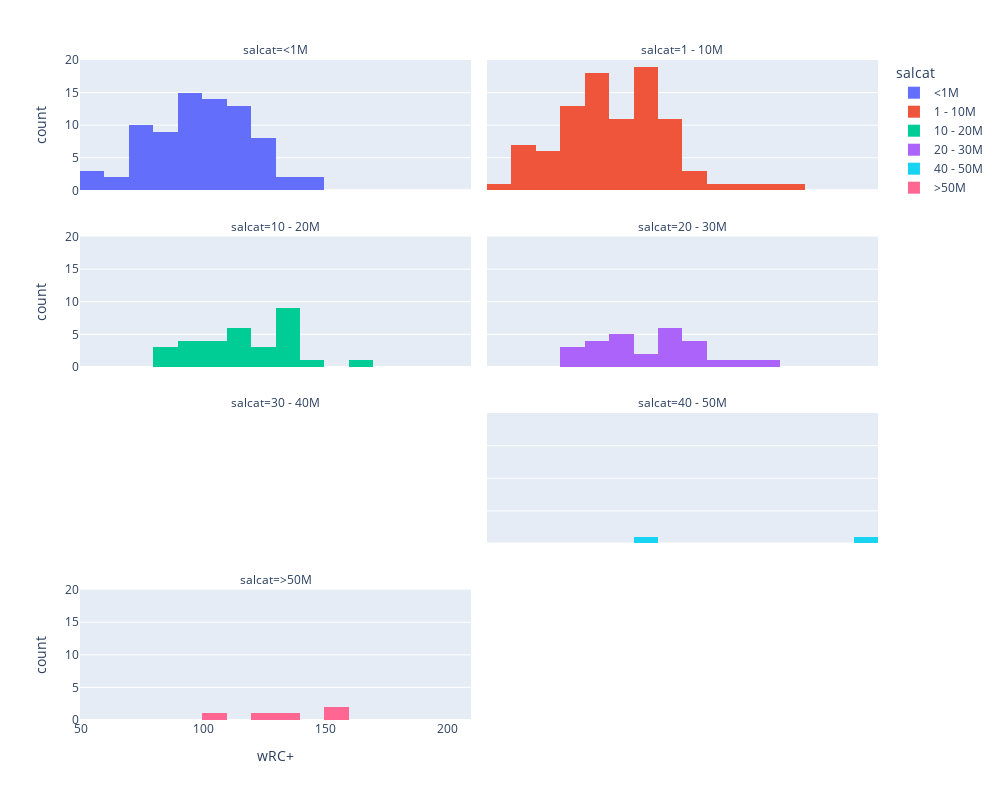

Notebook code cell kept with this figure:
### Code cell
desired_order = ['<1M', '1 - 10M', '10 - 20M', '20 - 30M', '30 - 40M', '40 - 50M', '>50M']
fig = px.histogram(df,
                   x = 'wRC+',
                   color = 'salcat',
                   category_orders={'salcat': desired_order},
                   barmode = 'relative',
                   facet_col = 'salcat',
                   facet_col_wrap = 2)

fig.update_layout(width = 1000,
                  height = 800)

fig.show()

### Figure 1 — Plotly figure (JSON) as saved in the notebook; plotly's stock layout.template omitted (floating-point values rounded to 4 significant figures)
{"data": [{"bingroup": "x", "hovertemplate": "salcat=<1M<br>wRC+=%{x}<br>count=%{y}<extra></extra>", "legendgroup": "<1M", "marker": {"color": "#636efa", "pattern": {"shape": ""}}, "name": "<1M", "orientation": "v", "showlegend": true, "type": "histogram", "x": [106, 127, 116, 104, 121, 129, 118, 96, 109, 113, 125, 95, 114, 90, 96, 118, 77, 112, 101, 97, 102, 92, 92, 109, 124, 111, 100, 113, 133, 81, 121, 85, 114, 91, 107, 81, 109, 97, 110, 75, 149, 137, 122, 103, 79, 103, 146, 79, 53, 85, 119, 79, 82, 85, 72, 66, 114, 95, 77, 107, 89, 86, 97, 101, 98, 77, 86, 123, 54, 90, 72, 101, 92, 53, 113, 77, 66, 90], "xaxis": "x7", "yaxis": "y7"}, {"bingroup": "x", "hovertemplate": "salcat=1 - 10M<br>wRC+=%{x}<br>count=%{y}<extra></extra>", "legendgroup": "1 - 10M", "marker": {"color": "#EF553B", "pattern": {"shape": ""}}, "name": "1 - 10M", "orientation": "v", "showlegend": true, "type": "histogram", "x": [172, 138, 120, 161, 122, 109, 111, 99, 87, 117, 113, 124, 121, 120, 139, 83, 96, 128, 83, 86, 140, 111, 98, 91, 129, 118, 65, 89, 100, 106, 116, 114, 95, 83, 127, 86, 73, 65, 91, 107, 132, 117, 119, 116, 67, 105, 102, 94, 93, 92, 116, 82, 109, 113, 115, 95, 89, 92, 70, 72, 94, 94, 99, 128, 153, 69, 116, 115, 110, 105, 78, 104, 115, 81, 122, 91, 66, 83, 81, 115, 99, 70, 125, 103, 97, 58, 93, 100, 88, 117, 76, 66, 65], "xaxis": "x8", "yaxis": "y8"}, {"bingroup": "x", "hovertemplate": "salcat=10 - 20M<br>wRC+=%{x}<br>count=%{y}<extra></extra>", "legendgroup": "10 - 20M", "marker": {"color": "#00cc96", "pattern": {"shape": ""}}, "name": "10 - 20M", "orientation": "v", "showlegend": true, "type": "histogram", "x": [131, 130, 108, 137, 123, 133, 113, 99, 109, 99, 113, 134, 136, 114, 86, 124, 145, 95, 136, 118, 132, 122, 83, 90, 103, 111, 84, 161, 137, 112, 109], "xaxis": "x5", "yaxis": "y5"}, {"bingroup": "x", "hovertemplate": "salcat=20 - 30M<br>wRC+=%{x}<br>count=%{y}<extra></extra>", "legendgroup": "20 - 30M", "marker": {"color": "#ab63fa", "pattern": {"shape": ""}}, "name": "20 - 30M", "orientation": "v", "showlegend": true, "type": "histogram", "x": [129, 135, 136, 152, 141, 104, 116, 125, 101, 114, 123, 99, 121, 95, 125, 139, 90, 166, 131, 104, 94, 103, 89, 125, 103, 86, 84], "xaxis": "x6", "yaxis": "y6"}, {"bingroup": "x", "hovertemplate": "salcat=40 - 50M<br>wRC+=%{x}<br>count=%{y}<extra></extra>", "legendgroup": "40 - 50M", "marker": {"color": "#19d3f3", "pattern": {"shape": ""}}, "name": "40 - 50M", "orientation": "v", "showlegend": true, "type": "histogram", "x": [204, 113], "xaxis": "x4", "yaxis": "y4"}, {"bingroup": "x", "hovertemplate": "salcat=>50M<br>wRC+=%{x}<br>count=%{y}<extra></extra>", "legendgroup": ">50M", "marker": {"color": "#FF6692", "pattern": {"shape": ""}}, "name": ">50M", "orientation": "v", "showlegend": true, "type": "histogram", "x": [156, 106, 120, 138, 153], "xaxis": "x", "yaxis": "y"}], "layout": {"annotations": [{"font": {}, "showarrow": false, "text": "salcat=>50M", "x": 0.245, "xanchor": "center", "xref": "paper", "y": 0.1975, "yanchor": "bottom", "yref": "paper"}, {"font": {}, "showarrow": false, "text": "salcat=30 - 40M", "x": 0.245, "xanchor": "center", "xref": "paper", "y": 0.465, "yanchor": "bottom", "yref": "paper"}, {"font": {}, "showarrow": false, "text": "salcat=40 - 50M", "x": 0.755, "xanchor": "center", "xref": "paper", "y": 0.465, "yanchor": "bottom", "yref": "paper"}, {"font": {}, "showarrow": false, "text": "salcat=10 - 20M", "x": 0.245, "xanchor": "center", "xref": "paper", "y": 0.7325, "yanchor": "bottom", "yref": "paper"}, {"font": {}, "showarrow": false, "text": "salcat=20 - 30M", "x": 0.755, "xanchor": "center", "xref": "paper", "y": 0.7325, "yanchor": "bottom", "yref": "paper"}, {"font": {}, "showarrow": false, "text": "salcat=<1M", "x": 0.245, "xanchor": "center", "xref": "paper", "y": 1, "yanchor": "bottom", "yref": "paper"}, {"font": {}, "showarrow": false, "text": "salcat=1 - 10M", "x": 0.755, "xanchor": "center", "xref": "paper", "y": 1, "yanchor": "bottom", "yref": "paper"}], "barmode": "relative", "height": 800, "legend": {"title": {"text": "salcat"}, "tracegroupgap": 0}, "margin": {"t": 60}, "width": 1000, "xaxis": {"anchor": "y", "domain": [0, 0.49], "title": {"text": "wRC+"}}, "xaxis2": {"anchor": "y2", "domain": [0.51, 1], "matches": "x", "title": {"text": "wRC+"}}, "xaxis3": {"anchor": "y3", "domain": [0, 0.49], "matches": "x", "showticklabels": false}, "xaxis4": {"anchor": "y4", "domain": [0.51, 1], "matches": "x", "showticklabels": false}, "xaxis5": {"anchor": "y5", "domain": [0, 0.49], "matches": "x", "showticklabels": false}, "xaxis6": {"anchor": "y6", "domain": [0.51, 1], "matches": "x", "showticklabels": false}, "xaxis7": {"anchor": "y7", "domain": [0, 0.49], "matches": "x", "showticklabels": false}, "xaxis8": {"anchor": "y8", "domain": [0.51, 1], "matches": "x", "showticklabels": false}, "yaxis": {"anchor": "x", "domain": [0, 0.1975], "title": {"text": "count"}}, "yaxis2": {"anchor": "x2", "domain": [0, 0.1975], "matches": "y", "showticklabels": false}, "yaxis3": {"anchor": "x3", "domain": [0.2675, 0.465], "matches": "y", "title": {"text": "count"}}, "yaxis4": {"anchor": "x4", "domain": [0.2675, 0.465], "matches": "y", "showticklabels": false}, "yaxis5": {"anchor": "x5", "domain": [0.535, 0.7325], "matches": "y", "title": {"text": "count"}}, "yaxis6": {"anchor": "x6", "domain": [0.535, 0.7325], "matches": "y", "showticklabels": false}, "yaxis7": {"anchor": "x7", "domain": [0.8025, 1], "matches": "y", "title": {"text": "count"}}, "yaxis8": {"anchor": "x8", "domain": [0.8025, 1], "matches": "y", "showticklabels": false}}}
